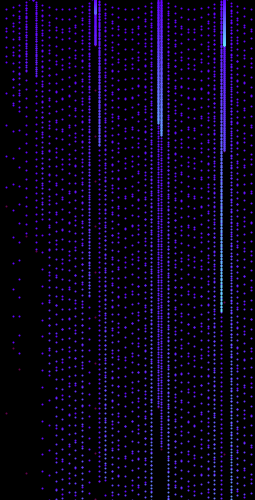
Frame 1 (no input)
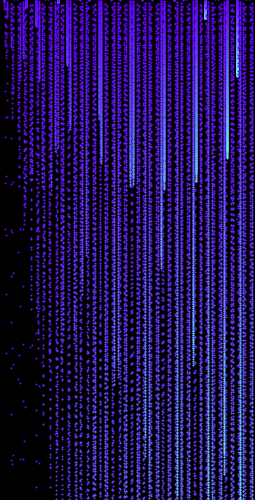
Frame 60 (the mouse pressed at the canvas centre just before this capture)
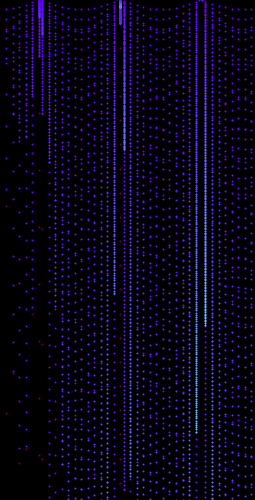
Frame 120 (the mouse held since frame 60 and released just before this capture)

The Processing sketch that drew these frames (run headless with seeded random() and noise(); from frame 60 on, the mouse is pressed at the canvas centre):

// Processing sketch: processing_149380
// ── processing_149380.pde

/*Purpose - plot pixels based upon mathematical equation

*/

void setup() {
  size(255,500);
  background(0,0,0);
  smooth();
 }

int x=0;  //* horizontal 
float y=0; //* vertical
float r=255;
float g=0;
float b=255;

void draw(){
  strokeWeight(2);
  background(0);
  
  
  float chng=random(0.2,5.0);  //* rate of change
  
 //* Plot pixels
 
 for (float x = 0; x < 255; x = x+chng) {
  
   g=0;
  
     
  for (int n = 1; n < x; n = n+1) {
  g++;
    y=n*10*cos(x);
    stroke(int(100),int(g),int(b));
    point(int(x),int(y));
    y=(n*10)*cos(x);
    stroke(int(100),int(g/chng),int(b));
    point(int(x),int(y*(chng)));
    y=(n*x)*cos(x);
    stroke(int(100),int(g/chng),int(b/chng));
    point(int(x),int(y*(chng*10)));
  }
   
   }
   
    r=r-chng; 

}  

/* Need to include noloop() in setup method
to avoid the entire code in draw() method from
repeating.
*/
